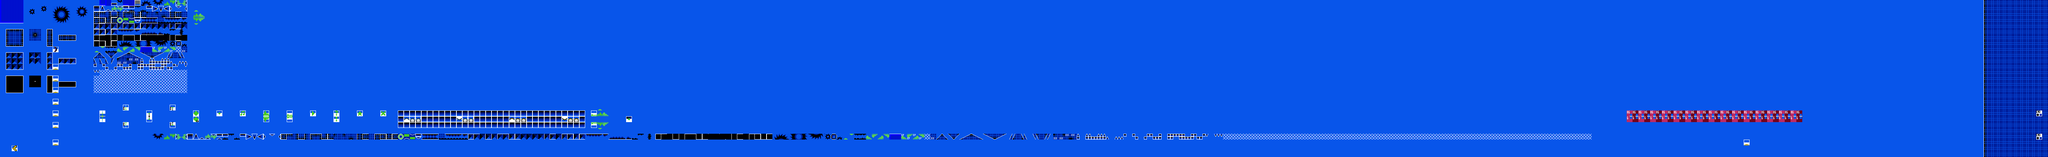

Below is a game level as drawn by its tile map, then a one-line description and the .tmx that defines it (tile-layer data replaced by summaries):
An orthogonal 350x27 tile map with 16x16 px tiles, 2 tile layers (SP, ...), 2 tilesets.

<map version="1.10" tiledversion="1.10.2" orientation="orthogonal" renderorder="right-down" width="350" height="27" tilewidth="16" tileheight="16" infinite="0" nextlayerid="3" nextobjectid="1">
 <editorsettings>
  <chunksize width="16" height="27" />
  <export target="test3.csv" format="csv" />
 </editorsettings>
 <tileset firstgid="1" name="famidash" tilewidth="16" tileheight="16" tilecount="256" columns="16">
  <image source="../../GRAPHICS/famidash.bmp" width="256" height="256" />
 </tileset>
 <tileset firstgid="257" name="sprites" tilewidth="16" tileheight="16" tilecount="256" columns="16">
  <image source="../../GRAPHICS/sprites.png" width="256" height="256" />
 </tileset>
 <layer id="1" width="350" height="27">
  <data>[9450 cells, 9450 non-empty, 256 distinct tile ids]</data>
 </layer>
 <layer id="2" name="SP" width="350" height="27">
  <data>[9450 cells, 108 non-empty, 35 distinct tile ids]</data>
 </layer>
</map>
